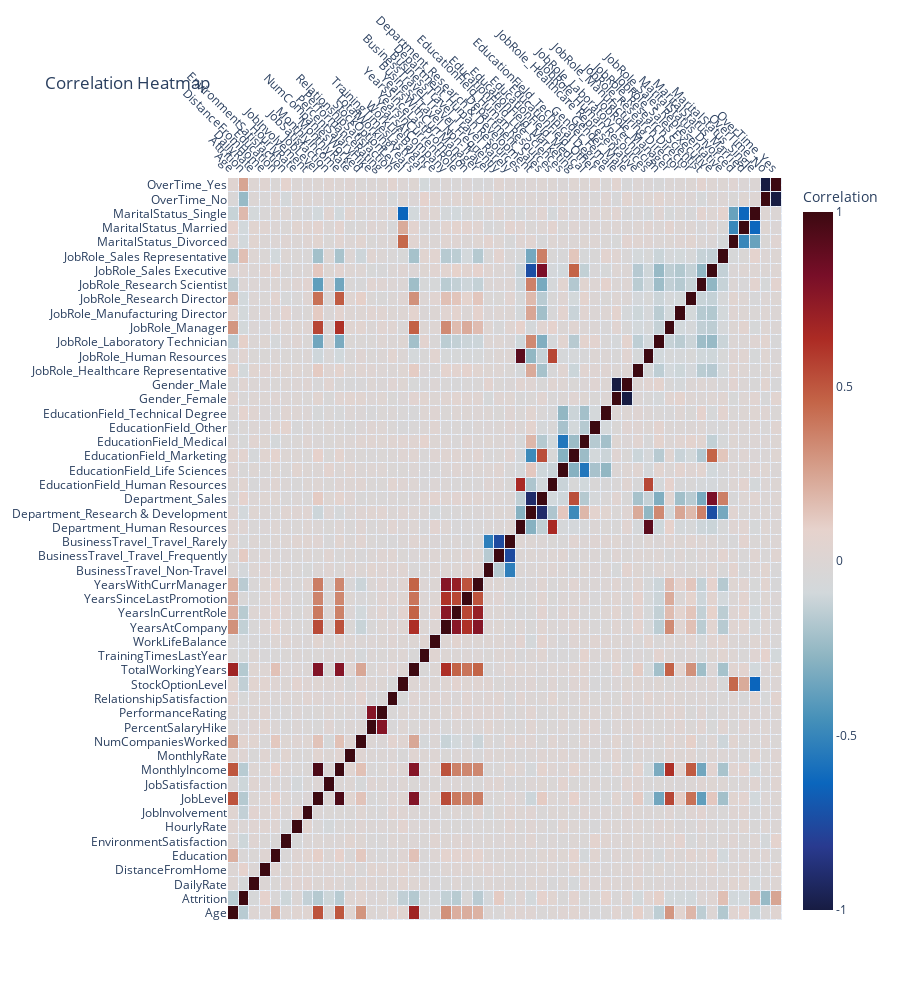

Source (notebook cell):
### Code cell
# Job level está altamente correlacionado con el número total de horas de trabajo
# Monthly income está altamente correlacionado con Job level
# Monthly income está altamente correlacionado con el número total de horas de trabajo
# Age está altamente correlacionado con los ingresos mensuales
# create a heatmap from a correlation 

dummies_df = pd.get_dummies(employee_df.select_dtypes(include=["object"]))
dummies_df = pd.concat([employee_df.select_dtypes(exclude=["object"]), dummies_df], axis=1)

corr = dummies_df.corr()

# import plotly
import plotly.graph_objs as go
# heatmap with plotly


fig = go.Figure(
    data=go.Heatmap(
        z=corr.values,
        x=corr.index.values,
        y=corr.columns.values,
        # add min and max value 1
        zmin=-1,
        zmax=1,
        xgap=1, ygap=1,
        colorscale='balance',
        colorbar=dict(
            title="Correlation",
            titleside="top",
            tickmode="array",
            tickvals=[-1, -0.5, 0, 0.5, 1],
            ticktext=["-1", "-0.5", "0", "0.5", "1"]
        )
        ))
# add all xlabels
fig.update_xaxes(side="top", tickangle=45)
# include all the xaxis and yaxis
fig.update_layout(
    xaxis=dict(
        tickmode="array",
        tickvals=list(range(len(corr.index.values))),
        ticktext=corr.index.values
    ),
    yaxis=dict(
        tickmode="array",
        tickvals=list(range(len(corr.columns.values))),
        ticktext=corr.columns.values
    )
)
# increase height of the plot
fig.update_layout(height=1000)

fig.update_layout(title="Correlation Heatmap", xaxis_nticks=36)
fig.show()

### Figure 1 — Plotly figure (JSON) as saved in the notebook; plotly's stock layout.template omitted (floating-point values rounded to 4 significant figures; data arrays with more than 128 entries replaced by an {"elided": "..."} marker saying what was removed)
{"data": [{"colorbar": {"tickmode": "array", "ticktext": ["-1", "-0.5", "0", "0.5", "1"], "tickvals": [-1, -0.5, 0, 0.5, 1], "title": {"side": "top", "text": "Correlation"}}, "colorscale": [[0, "rgb(23, 28, 66)"], [0.09091, "rgb(41, 58, 143)"], [0.1818, "rgb(11, 102, 189)"], [0.2727, "rgb(69, 144, 185)"], [0.3636, "rgb(142, 181, 194)"], [0.4545, "rgb(210, 216, 219)"], [0.5455, "rgb(230, 210, 204)"], [0.6364, "rgb(213, 157, 137)"], [0.7273, "rgb(196, 101, 72)"], [0.8182, "rgb(172, 43, 36)"], [0.9091, "rgb(120, 14, 40)"], [1, "rgb(60, 9, 17)"]], "type": "heatmap", "x": ["Age", "Attrition", "DailyRate", "DistanceFromHome", "Education", "EnvironmentSatisfaction", "HourlyRate", "JobInvolvement", "JobLevel", "JobSatisfaction", "MonthlyIncome", "MonthlyRate", "NumCompaniesWorked", "PercentSalaryHike", "PerformanceRating", "RelationshipSatisfaction", "StockOptionLevel", "TotalWorkingYears", "TrainingTimesLastYear", "WorkLifeBalance", "YearsAtCompany", "YearsInCurrentRole", "YearsSinceLastPromotion", "YearsWithCurrManager", "BusinessTravel_Non-Travel", "BusinessTravel_Travel_Frequently", "BusinessTravel_Travel_Rarely", "Department_Human Resources", "Department_Research & Development", "Department_Sales", "EducationField_Human Resources", "EducationField_Life Sciences", "EducationField_Marketing", "EducationField_Medical", "EducationField_Other", "EducationField_Technical Degree", "Gender_Female", "Gender_Male", "JobRole_Healthcare Representative", "JobRole_Human Resources", "JobRole_Laboratory Technician", "JobRole_Manager", "JobRole_Manufacturing Director", "JobRole_Research Director", "JobRole_Research Scientist", "JobRole_Sales Executive", "JobRole_Sales Representative", "MaritalStatus_Divorced", "MaritalStatus_Married", "MaritalStatus_Single", "OverTime_No", "OverTime_Yes"], "xgap": 1, "y": ["Age", "Attrition", "DailyRate", "DistanceFromHome", "Education", "EnvironmentSatisfaction", "HourlyRate", "JobInvolvement", "JobLevel", "JobSatisfaction", "MonthlyIncome", "MonthlyRate", "NumCompaniesWorked", "PercentSalaryHike", "PerformanceRating", "RelationshipSatisfaction", "StockOptionLevel", "TotalWorkingYears", "TrainingTimesLastYear", "WorkLifeBalance", "YearsAtCompany", "YearsInCurrentRole", "YearsSinceLastPromotion", "YearsWithCurrManager", "BusinessTravel_Non-Travel", "BusinessTravel_Travel_Frequently", "BusinessTravel_Travel_Rarely", "Department_Human Resources", "Department_Research & Development", "Department_Sales", "EducationField_Human Resources", "EducationField_Life Sciences", "EducationField_Marketing", "EducationField_Medical", "EducationField_Other", "EducationField_Technical Degree", "Gender_Female", "Gender_Male", "JobRole_Healthcare Representative", "JobRole_Human Resources", "JobRole_Laboratory Technician", "JobRole_Manager", "JobRole_Manufacturing Director", "JobRole_Research Director", "JobRole_Research Scientist", "JobRole_Sales Executive", "JobRole_Sales Representative", "MaritalStatus_Divorced", "MaritalStatus_Married", "MaritalStatus_Single", "OverTime_No", "OverTime_Yes"], "ygap": 1, "z": {"elided": "52x52 float values"}, "zmax": 1, "zmin": -1}], "layout": {"height": 1000, "title": {"text": "Correlation Heatmap"}, "xaxis": {"nticks": 36, "side": "top", "tickangle": 45, "tickmode": "array", "ticktext": ["Age", "Attrition", "DailyRate", "DistanceFromHome", "Education", "EnvironmentSatisfaction", "HourlyRate", "JobInvolvement", "JobLevel", "JobSatisfaction", "MonthlyIncome", "MonthlyRate", "NumCompaniesWorked", "PercentSalaryHike", "PerformanceRating", "RelationshipSatisfaction", "StockOptionLevel", "TotalWorkingYears", "TrainingTimesLastYear", "WorkLifeBalance", "YearsAtCompany", "YearsInCurrentRole", "YearsSinceLastPromotion", "YearsWithCurrManager", "BusinessTravel_Non-Travel", "BusinessTravel_Travel_Frequently", "BusinessTravel_Travel_Rarely", "Department_Human Resources", "Department_Research & Development", "Department_Sales", "EducationField_Human Resources", "EducationField_Life Sciences", "EducationField_Marketing", "EducationField_Medical", "EducationField_Other", "EducationField_Technical Degree", "Gender_Female", "Gender_Male", "JobRole_Healthcare Representative", "JobRole_Human Resources", "JobRole_Laboratory Technician", "JobRole_Manager", "JobRole_Manufacturing Director", "JobRole_Research Director", "JobRole_Research Scientist", "JobRole_Sales Executive", "JobRole_Sales Representative", "MaritalStatus_Divorced", "MaritalStatus_Married", "MaritalStatus_Single", "OverTime_No", "OverTime_Yes"], "tickvals": [0, 1, 2, 3, 4, 5, 6, 7, 8, 9, 10, 11, 12, 13, 14, 15, 16, 17, 18, 19, 20, 21, 22, 23, 24, 25, 26, 27, 28, 29, 30, 31, 32, 33, 34, 35, 36, 37, 38, 39, 40, 41, 42, 43, 44, 45, 46, 47, 48, 49, 50, 51]}, "yaxis": {"tickmode": "array", "ticktext": ["Age", "Attrition", "DailyRate", "DistanceFromHome", "Education", "EnvironmentSatisfaction", "HourlyRate", "JobInvolvement", "JobLevel", "JobSatisfaction", "MonthlyIncome", "MonthlyRate", "NumCompaniesWorked", "PercentSalaryHike", "PerformanceRating", "RelationshipSatisfaction", "StockOptionLevel", "TotalWorkingYears", "TrainingTimesLastYear", "WorkLifeBalance", "YearsAtCompany", "YearsInCurrentRole", "YearsSinceLastPromotion", "YearsWithCurrManager", "BusinessTravel_Non-Travel", "BusinessTravel_Travel_Frequently", "BusinessTravel_Travel_Rarely", "Department_Human Resources", "Department_Research & Development", "Department_Sales", "EducationField_Human Resources", "EducationField_Life Sciences", "EducationField_Marketing", "EducationField_Medical", "EducationField_Other", "EducationField_Technical Degree", "Gender_Female", "Gender_Male", "JobRole_Healthcare Representative", "JobRole_Human Resources", "JobRole_Laboratory Technician", "JobRole_Manager", "JobRole_Manufacturing Director", "JobRole_Research Director", "JobRole_Research Scientist", "JobRole_Sales Executive", "JobRole_Sales Representative", "MaritalStatus_Divorced", "MaritalStatus_Married", "MaritalStatus_Single", "OverTime_No", "OverTime_Yes"], "tickvals": [0, 1, 2, 3, 4, 5, 6, 7, 8, 9, 10, 11, 12, 13, 14, 15, 16, 17, 18, 19, 20, 21, 22, 23, 24, 25, 26, 27, 28, 29, 30, 31, 32, 33, 34, 35, 36, 37, 38, 39, 40, 41, 42, 43, 44, 45, 46, 47, 48, 49, 50, 51]}}}
